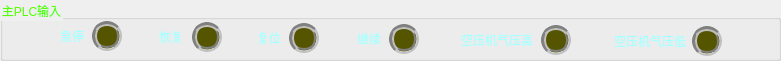
  <widget class="QGroupBox" name="PLCIGroupBox">
   <property name="geometry">
    <rect>
     <x>100</x>
     <y>170</y>
     <width>781</width>
     <height>61</height>
    </rect>
   </property>
   <property name="styleSheet">
    <string notr="true">color: rgb(85, 255, 0);
</string>
   </property>
   <property name="title">
    <string>主PLC输入</string>
   </property>
   <widget class="QPushButton" name="pushButton_1">
    <property name="enabled">
     <bool>false</bool>
    </property>
    <property name="geometry">
     <rect>
      <x>92</x>
      <y>21</y>
      <width>30</width>
      <height>30</height>
     </rect>
    </property>
    <property name="styleSheet">
     <string notr="true">border:5px groove gray;border-radius:15px;
background-color: rgb(85, 85, 0);
</string>
    </property>
    <property name="text">
     <string/>
    </property>
   </widget>
   <widget class="QLabel" name="label_9">
    <property name="geometry">
     <rect>
      <x>250</x>
      <y>27</y>
      <width>31</width>
      <height>21</height>
     </rect>
    </property>
    <property name="styleSheet">
     <string notr="true">color: rgb(170, 255, 255);</string>
    </property>
    <property name="text">
     <string>复位</string>
    </property>
    <property name="alignment">
     <set>Qt::AlignRight|Qt::AlignTrailing|Qt::AlignVCenter</set>
    </property>
   </widget>
   <widget class="QPushButton" name="pushButton_5">
    <property name="enabled">
     <bool>false</bool>
    </property>
    <property name="geometry">
     <rect>
      <x>541</x>
      <y>25</y>
      <width>30</width>
      <height>30</height>
     </rect>
    </property>
    <property name="styleSheet">
     <string notr="true">border:5px groove gray;border-radius:15px;
background-color: rgb(85, 85, 0);</string>
    </property>
    <property name="text">
     <string/>
    </property>
   </widget>
   <widget class="QLabel" name="label_12">
    <property name="geometry">
     <rect>
      <x>605</x>
      <y>30</y>
      <width>81</width>
      <height>21</height>
     </rect>
    </property>
    <property name="styleSheet">
     <string notr="true">color: rgb(170, 255, 255);</string>
    </property>
    <property name="text">
     <string>空压机气压低</string>
    </property>
    <property name="alignment">
     <set>Qt::AlignRight|Qt::AlignTrailing|Qt::AlignVCenter</set>
    </property>
   </widget>
   <widget class="QLabel" name="label_8">
    <property name="geometry">
     <rect>
      <x>152</x>
      <y>26</y>
      <width>31</width>
      <height>21</height>
     </rect>
    </property>
    <property name="styleSheet">
     <string notr="true">color: rgb(170, 255, 255);</string>
    </property>
    <property name="text">
     <string>恢复</string>
    </property>
    <property name="alignment">
     <set>Qt::AlignRight|Qt::AlignTrailing|Qt::AlignVCenter</set>
    </property>
   </widget>
   <widget class="QPushButton" name="pushButton_3">
    <property name="enabled">
     <bool>false</bool>
    </property>
    <property name="geometry">
     <rect>
      <x>289</x>
      <y>23</y>
      <width>30</width>
      <height>30</height>
     </rect>
    </property>
    <property name="styleSheet">
     <string notr="true">border:5px groove gray;border-radius:15px;
background-color: rgb(85, 85, 0);</string>
    </property>
    <property name="text">
     <string/>
    </property>
   </widget>
   <widget class="QPushButton" name="pushButton_6">
    <property name="enabled">
     <bool>false</bool>
    </property>
    <property name="geometry">
     <rect>
      <x>692</x>
      <y>26</y>
      <width>30</width>
      <height>30</height>
     </rect>
    </property>
    <property name="styleSheet">
     <string notr="true">border:5px groove gray;border-radius:15px;
background-color: rgb(85, 85, 0);</string>
    </property>
    <property name="text">
     <string/>
    </property>
   </widget>
   <widget class="QLabel" name="label_7">
    <property name="geometry">
     <rect>
      <x>53</x>
      <y>25</y>
      <width>31</width>
      <height>21</height>
     </rect>
    </property>
    <property name="styleSheet">
     <string notr="true">color: rgb(170, 255, 255);</string>
    </property>
    <property name="text">
     <string>急停</string>
    </property>
    <property name="alignment">
     <set>Qt::AlignRight|Qt::AlignTrailing|Qt::AlignVCenter</set>
    </property>
   </widget>
   <widget class="QLabel" name="label_11">
    <property name="geometry">
     <rect>
      <x>452</x>
      <y>29</y>
      <width>81</width>
      <height>21</height>
     </rect>
    </property>
    <property name="styleSheet">
     <string notr="true">color: rgb(170, 255, 255);</string>
    </property>
    <property name="text">
     <string>空压机气压高</string>
    </property>
    <property name="alignment">
     <set>Qt::AlignRight|Qt::AlignTrailing|Qt::AlignVCenter</set>
    </property>
   </widget>
   <widget class="QPushButton" name="pushButton_2">
    <property name="enabled">
     <bool>false</bool>
    </property>
    <property name="geometry">
     <rect>
      <x>192</x>
      <y>22</y>
      <width>30</width>
      <height>30</height>
     </rect>
    </property>
    <property name="styleSheet">
     <string notr="true">border:5px groove gray;border-radius:15px;
background-color: rgb(85, 85, 0);</string>
    </property>
    <property name="text">
     <string/>
    </property>
   </widget>
   <widget class="QPushButton" name="pushButton_4">
    <property name="enabled">
     <bool>false</bool>
    </property>
    <property name="geometry">
     <rect>
      <x>389</x>
      <y>24</y>
      <width>30</width>
      <height>30</height>
     </rect>
    </property>
    <property name="styleSheet">
     <string notr="true">border:5px groove gray;border-radius:15px;
background-color: rgb(85, 85, 0);</string>
    </property>
    <property name="text">
     <string/>
    </property>
   </widget>
   <widget class="QLabel" name="label_10">
    <property name="geometry">
     <rect>
      <x>350</x>
      <y>28</y>
      <width>31</width>
      <height>21</height>
     </rect>
    </property>
    <property name="styleSheet">
     <string notr="true">color: rgb(170, 255, 255);</string>
    </property>
    <property name="text">
     <string>继续</string>
    </property>
    <property name="alignment">
     <set>Qt::AlignRight|Qt::AlignTrailing|Qt::AlignVCenter</set>
    </property>
   </widget>
  </widget>
